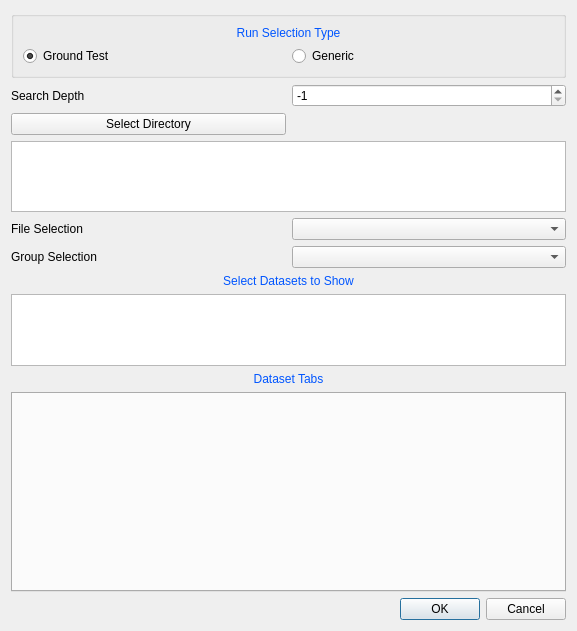
<?xml version="1.0" encoding="UTF-8"?>
<ui version="4.0">
 <class>Dialog</class>
 <widget class="QDialog" name="Dialog">
  <property name="geometry">
   <rect>
    <x>0</x>
    <y>0</y>
    <width>577</width>
    <height>631</height>
   </rect>
  </property>
  <property name="windowTitle">
   <string>Dialog</string>
  </property>
  <layout class="QGridLayout" name="gridLayout_2">
   <item row="0" column="0">
    <layout class="QGridLayout" name="gridLayout">
     <item row="2" column="0">
      <widget class="QPushButton" name="directorybutton">
       <property name="text">
        <string>Select Directory</string>
       </property>
      </widget>
     </item>
     <item row="2" column="1">
      <widget class="QLabel" name="directorylabel">
       <property name="text">
        <string/>
       </property>
      </widget>
     </item>
     <item row="7" column="0" colspan="2">
      <layout class="QGridLayout" name="SearchBarLayout"/>
     </item>
     <item row="1" column="1">
      <widget class="QSpinBox" name="recurselevel">
       <property name="minimum">
        <number>-1</number>
       </property>
       <property name="value">
        <number>-1</number>
       </property>
      </widget>
     </item>
     <item row="0" column="0" colspan="2">
      <widget class="QGroupBox" name="groupBox">
       <property name="title">
        <string/>
       </property>
       <layout class="QGridLayout" name="gridLayout_4">
        <item row="0" column="0">
         <layout class="QGridLayout" name="gridLayout_3">
          <item row="1" column="0">
           <widget class="QRadioButton" name="gtruns">
            <property name="text">
             <string>Ground Test</string>
            </property>
            <property name="checked">
             <bool>true</bool>
            </property>
           </widget>
          </item>
          <item row="1" column="1">
           <widget class="QRadioButton" name="genericruns">
            <property name="text">
             <string>Generic</string>
            </property>
           </widget>
          </item>
          <item row="0" column="0" colspan="2">
           <widget class="QLabel" name="label">
            <property name="text">
             <string>&lt;html&gt;&lt;head/&gt;&lt;body&gt;&lt;p align=&quot;center&quot;&gt;&lt;span style=&quot; color:#0055ff;&quot;&gt;Run Selection Type&lt;/span&gt;&lt;/p&gt;&lt;/body&gt;&lt;/html&gt;</string>
            </property>
           </widget>
          </item>
         </layout>
        </item>
       </layout>
      </widget>
     </item>
     <item row="9" column="0" colspan="2">
      <widget class="QLabel" name="label_7">
       <property name="text">
        <string>&lt;html&gt;&lt;head/&gt;&lt;body&gt;&lt;p align=&quot;center&quot;&gt;&lt;span style=&quot; color:#0055ff;&quot;&gt;Dataset Tabs&lt;/span&gt;&lt;/p&gt;&lt;/body&gt;&lt;/html&gt;</string>
       </property>
      </widget>
     </item>
     <item row="1" column="0">
      <widget class="QLabel" name="label_2">
       <property name="text">
        <string>Search Depth</string>
       </property>
      </widget>
     </item>
     <item row="4" column="0">
      <widget class="QLabel" name="label_4">
       <property name="text">
        <string>File Selection</string>
       </property>
      </widget>
     </item>
     <item row="3" column="0" colspan="2">
      <widget class="QListWidget" name="runlist">
       <property name="selectionMode">
        <enum>QAbstractItemView::ExtendedSelection</enum>
       </property>
      </widget>
     </item>
     <item row="8" column="0" colspan="2">
      <widget class="QListWidget" name="dsetlist">
       <property name="selectionMode">
        <enum>QAbstractItemView::ExtendedSelection</enum>
       </property>
      </widget>
     </item>
     <item row="5" column="0">
      <widget class="QLabel" name="label_5">
       <property name="text">
        <string>Group Selection</string>
       </property>
      </widget>
     </item>
     <item row="6" column="0" colspan="2">
      <widget class="QLabel" name="label_6">
       <property name="text">
        <string>&lt;html&gt;&lt;head/&gt;&lt;body&gt;&lt;p align=&quot;center&quot;&gt;&lt;span style=&quot; color:#0055ff;&quot;&gt;Select Datasets to Show&lt;/span&gt;&lt;/p&gt;&lt;/body&gt;&lt;/html&gt;</string>
       </property>
      </widget>
     </item>
     <item row="10" column="0" colspan="2">
      <widget class="QTabWidget" name="dsettabwidget">
       <property name="minimumSize">
        <size>
         <width>0</width>
         <height>200</height>
        </size>
       </property>
      </widget>
     </item>
     <item row="4" column="1">
      <widget class="QComboBox" name="filecombo"/>
     </item>
     <item row="5" column="1">
      <widget class="QComboBox" name="groupcombo"/>
     </item>
    </layout>
   </item>
   <item row="1" column="0">
    <widget class="QDialogButtonBox" name="buttonBox">
     <property name="orientation">
      <enum>Qt::Horizontal</enum>
     </property>
     <property name="standardButtons">
      <set>QDialogButtonBox::Cancel|QDialogButtonBox::Ok</set>
     </property>
    </widget>
   </item>
  </layout>
 </widget>
 <resources/>
 <connections>
  <connection>
   <sender>buttonBox</sender>
   <signal>accepted()</signal>
   <receiver>Dialog</receiver>
   <slot>accept()</slot>
   <hints>
    <hint type="sourcelabel">
     <x>248</x>
     <y>254</y>
    </hint>
    <hint type="destinationlabel">
     <x>157</x>
     <y>274</y>
    </hint>
   </hints>
  </connection>
  <connection>
   <sender>buttonBox</sender>
   <signal>rejected()</signal>
   <receiver>Dialog</receiver>
   <slot>reject()</slot>
   <hints>
    <hint type="sourcelabel">
     <x>316</x>
     <y>260</y>
    </hint>
    <hint type="destinationlabel">
     <x>286</x>
     <y>274</y>
    </hint>
   </hints>
  </connection>
 </connections>
</ui>
